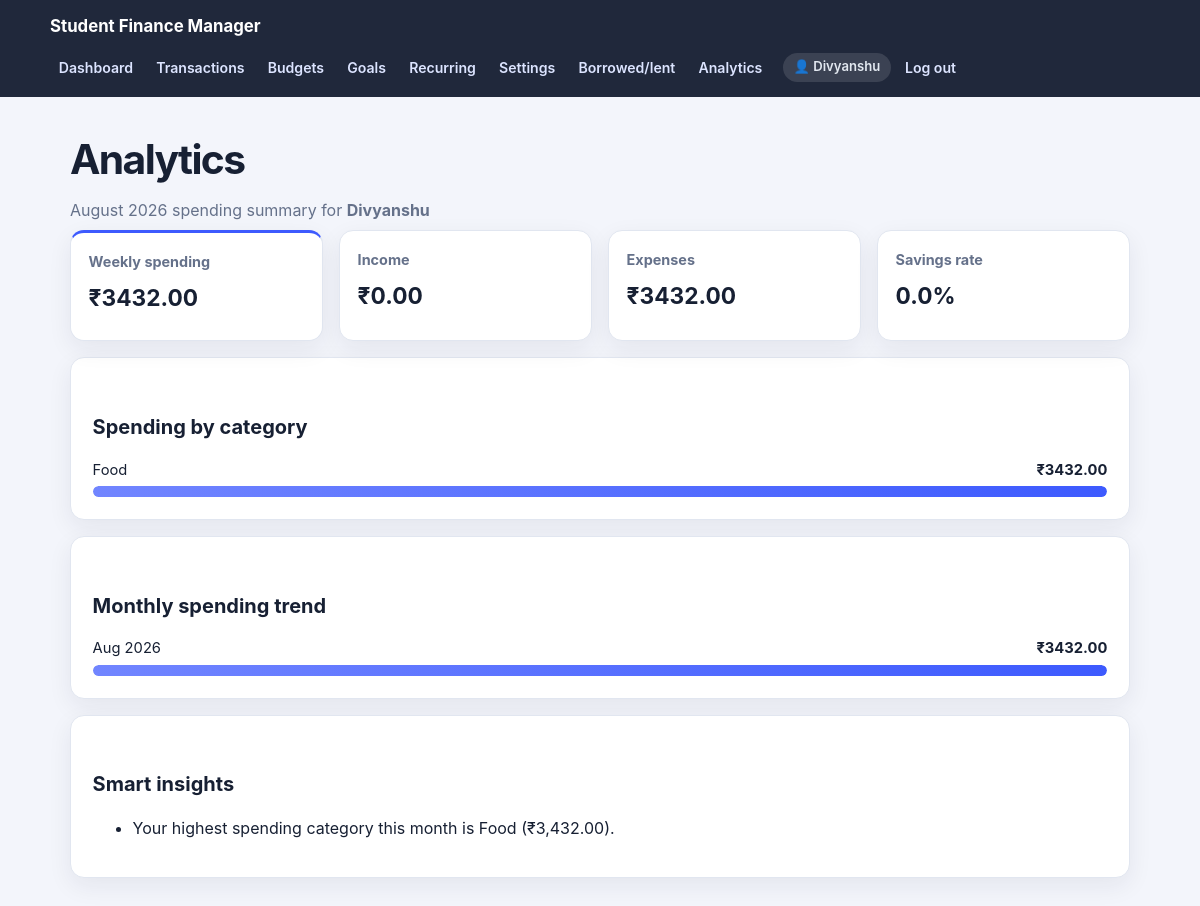
/analytics (signed in), run on the app's committed database.
### tables this page shows
CREATE TABLE transactions (
    id INTEGER PRIMARY KEY AUTOINCREMENT,
    user_id INTEGER NOT NULL REFERENCES users(id) ON DELETE CASCADE,
    transaction_type TEXT NOT NULL CHECK (transaction_type IN ('income', 'expense')),
    amount REAL NOT NULL CHECK (amount > 0),
    transaction_date TEXT NOT NULL,
    category TEXT NOT NULL,
    payment_method TEXT NOT NULL,
    merchant TEXT,
    note TEXT,
    created_at TEXT NOT NULL DEFAULT CURRENT_TIMESTAMP
);

### app.py (the view)
@app.get("/analytics")
@login_required
def analytics():
    user_id = session["user_id"]
    return render_template("analytics.html", analytics=get_analytics_data(user_id))

### app.py (called while the page is built)
@app.context_processor
def inject_globals():
    if "csrf_token" not in session:
        session["csrf_token"] = secrets.token_hex(16)
    return {
        "csrf_token": session["csrf_token"],
        "current_user": session.get("username"),
    }

def login_required(view):
    @wraps(view)
    def wrapped_view(*args, **kwargs):
        if "user_id" not in session:
            return redirect(url_for("login"))
        return view(*args, **kwargs)
    return wrapped_view

@app.before_request
def check_csrf():
    if request.method in {"POST", "PUT", "PATCH", "DELETE"}:
        validate_csrf()

### database.py (called while the page is built)
@contextmanager
def get_connection():
    if not DATABASE_PATH.parent.exists():
        DATABASE_PATH.parent.mkdir(parents=True, exist_ok=True)
    connection = sqlite3.connect(DATABASE_PATH)
    connection.row_factory = sqlite3.Row
    connection.execute("PRAGMA foreign_keys = ON")
    try:
        yield connection
        connection.commit()
    except Exception:
        connection.rollback()
        raise
    finally:
        connection.close()

### templates/analytics.html (shortened to what this page needs)
<!doctype html>
<html lang="en">
  <head>
    <link rel="stylesheet" href="{{ url_for('static', filename='css/style.css') }}">
  </head>
  <body>
    <header class="site-header">
      <a class="brand" href="{{ url_for('home') }}">Student Finance Manager</a>
      <nav aria-label="Main navigation">
        <a href="{{ url_for('home') }}">Dashboard</a>
        <a href="{{ url_for('transactions') }}">Transactions</a>
        <a href="{{ url_for('budgets') }}">Budgets</a>
        <a href="{{ url_for('goals') }}">Goals</a>
        <a href="{{ url_for('recurring_transactions') }}">Recurring</a>
        <a href="{{ url_for('settings') }}">Settings</a>
        <a href="{{ url_for('debts') }}">Borrowed/lent</a>
        <a href="{{ url_for('analytics') }}">Analytics</a>
        <span class="user-badge" title="Logged in as {{ current_user }}">👤 {{ current_user }}</span>
        <a href="{{ url_for('logout') }}">Log out</a>
      </nav>
    </header>
    <main>
      <h1>Analytics</h1>
      <p class="muted">{{ analytics['month_label'] }} spending summary for <strong>{{ current_user }}</strong></p>
      <div class="overview-grid">
        <article>
          <h3>Weekly spending</h3>
          <p>₹{{ '%.2f'|format(analytics['weekly_spending']) }}</p>
        </article>
        <article>
          <h3>Income</h3>
          <p>₹{{ '%.2f'|format(analytics['income']) }}</p>
        </article>
        <article>
          <h3>Expenses</h3>
          <p>₹{{ '%.2f'|format(analytics['expenses']) }}</p>
        </article>
        <article>
          <h3>Savings rate</h3>
          <p>{{ '%.1f'|format(analytics['savings_rate']) }}%</p>
        </article>
      </div>
      <section>
        <h2>Spending by category</h2>
        {% if analytics['categories'] %}
          <div class="bar-chart">
            {% for category in analytics['categories'] %}
              <div class="bar-row">
                <div class="bar-label">
                  <span>{{ category['name'] }}</span>
                  <strong>₹{{ '%.2f'|format(category['total']) }}</strong>
                </div>
                <div class="bar-track">
                  <div class="bar-fill" style="width: {{ category['percent_of_largest'] }}%"></div>
                </div>
              </div>
            {% endfor %}
          </div>
        {% else %}
          <p>No expense data for this month yet.</p>
        {% endif %}
      </section>
      <section>
        <h2>Monthly spending trend</h2>
        {% if analytics['monthly_trend'] %}
          <div class="bar-chart">
            {% for month in analytics['monthly_trend'] %}
              <div class="bar-row">
                <div class="bar-label">
                  <span>{{ month['label'] }}</span>
                  <strong>₹{{ '%.2f'|format(month['total']) }}</strong>
                </div>
                <div class="bar-track">
                  <div class="bar-fill" style="width: {{ month['percent_of_largest'] }}%"></div>
                </div>
              </div>
            {% endfor %}
          </div>
        {% else %}
          <p>Add expenses across months to see a trend.</p>
        {% endif %}
      </section>
      <section>
        <h2>Smart insights</h2>
        <ul>
          {% for insight in analytics['insights'] %}
            <li>{{ insight }}</li>
          {% endfor %}
        </ul>
      </section>
    </main>
  </body>
</html>

### static/css/style.css (style rules this page uses)
:root { --page: #f3f5fb; --surface: #ffffff; --ink: #172033; --muted: #65718a; --primary: #3d5afe; --primary-dark: #2845de; --success: #138a5b; --warning: #b76400; --border: #e1e6f0; --danger: #b42318; --shadow: 0 8px 24px rgba(23, 32, 51, 0.07); }
* { box-sizing: border-box; }
body { margin: 0; background: var(--page); color: var(--ink); font-family: Inter, ui-sans-serif, system-ui, -apple-system, BlinkMacSystemFont, "Segoe UI", sans-serif; line-height: 1.5; }
.site-header { position: sticky; top: 0; z-index: 10; background: rgba(23, 32, 51, .96); backdrop-filter: blur(12px); color: white; padding: .9rem max(1.25rem, calc((100% - 1100px) / 2)); box-shadow: 0 1px 0 rgba(255,255,255,.08); display: flex; justify-content: space-between; align-items: center; flex-wrap: wrap; gap: 0.75rem; }
.brand { color: white; font-weight: 750; text-decoration: none; font-size: 1.05rem; }
.site-header nav { display: inline-flex; align-items: center; gap: .35rem; flex-wrap: wrap; }
.site-header nav a { color: #dce4ff; text-decoration: none; padding: .32rem .55rem; border-radius: 6px; font-size: .88rem; transition: background 0.15s ease, color 0.15s ease; }
.user-badge { background: rgba(255, 255, 255, 0.12); color: #e2e8f0; padding: 0.28rem 0.65rem; border-radius: 999px; font-size: 0.82rem; font-weight: 600; margin-left: 0.4rem; }
main { max-width: 1100px; margin: 0 auto; padding: 2rem 1.25rem 3rem; }
h1 { margin: 0; font-size: clamp(1.85rem, 4vw, 2.55rem); letter-spacing: -.04em; }
h2 { margin-top: 2rem; font-size: 1.25rem; }
h3 { color: var(--muted); font-size: .9rem; margin: 0 0 .4rem; }
p { margin: .5rem 0; }
a { color: var(--primary); font-weight: 600; }
section, form, article, .table-wrap { background: var(--surface); border: 1px solid var(--border); border-radius: 14px; }
section { padding: 1.35rem; margin-top: 1rem; box-shadow: var(--shadow); }
.overview-grid { display: grid; grid-template-columns: repeat(auto-fit, minmax(180px, 1fr)); gap: 1rem; }
.overview-grid article { padding: 1.1rem; box-shadow: var(--shadow); transition: transform .15s ease, box-shadow .15s ease; }
.overview-grid article p { color: var(--ink); font-size: 1.42rem; font-weight: 750; }
.overview-grid article:first-child { border-top: 3px solid var(--primary); }
.muted { color: var(--muted); }
.bar-chart { display: grid; gap: .9rem; }
.bar-label { display: flex; justify-content: space-between; gap: 1rem; font-size: .92rem; }
.bar-track { height: .7rem; margin-top: .35rem; overflow: hidden; background: #e8ecf5; border-radius: 999px; }
.bar-fill { height: 100%; border-radius: inherit; background: linear-gradient(90deg, #7185ff, var(--primary)); }

### data on the page
transactions: name "Food", total "3432.00", {{ category['percent_of_largest'] }} 100.0 (drawn)

### other printed values
{{ current_user }} "Divyanshu"
{{ analytics['month_label'] }} "August 2026"
{{ '%.2f'|format(analytics['weekly_spending']) }} "3432.00"
{{ '%.2f'|format(analytics['income']) }} "0.00"
{{ '%.2f'|format(analytics['expenses']) }} "3432.00"
{{ '%.1f'|format(analytics['savings_rate']) }} "0.0"
{{ month['label'] }} "Aug 2026"
{{ '%.2f'|format(month['total']) }} "3432.00"
{{ insight }} "Your highest spending category this month is Food (₹3,432.00)."
